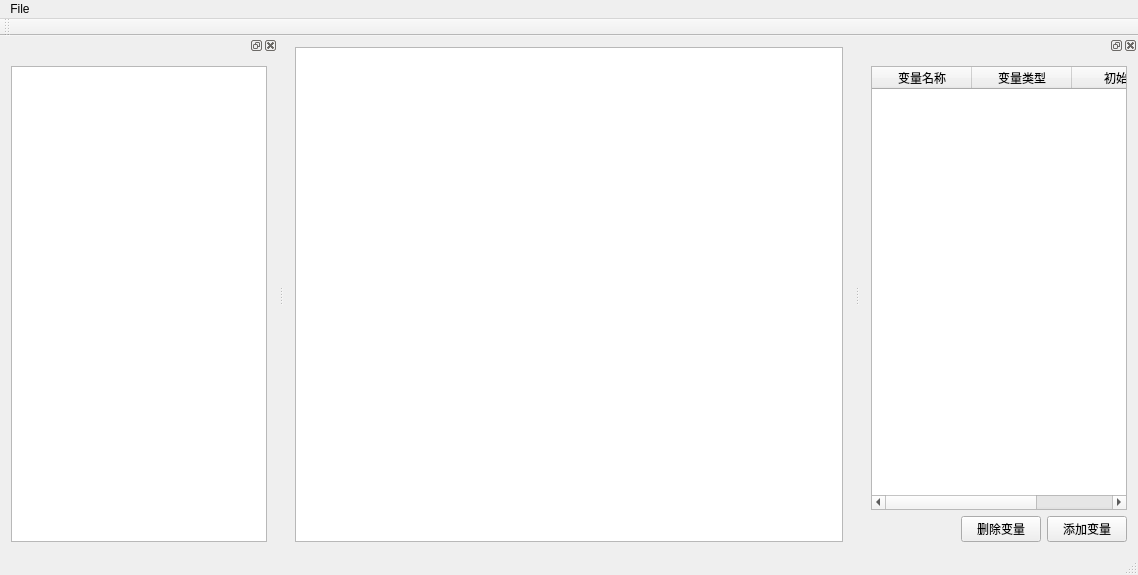
<?xml version="1.0" encoding="UTF-8"?>
<ui version="4.0">
 <class>MainWindow</class>
 <widget class="QMainWindow" name="MainWindow">
  <property name="geometry">
   <rect>
    <x>0</x>
    <y>0</y>
    <width>1138</width>
    <height>575</height>
   </rect>
  </property>
  <property name="windowTitle">
   <string>MainWindow</string>
  </property>
  <widget class="QWidget" name="centralWidget">
   <layout class="QHBoxLayout" name="horizontalLayout">
    <item>
     <widget class="QTreeView" name="eventTreeView">
      <property name="expandsOnDoubleClick">
       <bool>false</bool>
      </property>
      <attribute name="headerVisible">
       <bool>false</bool>
      </attribute>
     </widget>
    </item>
   </layout>
  </widget>
  <widget class="QMenuBar" name="menuBar">
   <property name="geometry">
    <rect>
     <x>0</x>
     <y>0</y>
     <width>1138</width>
     <height>23</height>
    </rect>
   </property>
   <widget class="QMenu" name="menuLevelEdit">
    <property name="title">
     <string>File</string>
    </property>
    <addaction name="actionSave"/>
    <addaction name="actionLua"/>
   </widget>
   <addaction name="menuLevelEdit"/>
  </widget>
  <widget class="QToolBar" name="mainToolBar">
   <attribute name="toolBarArea">
    <enum>TopToolBarArea</enum>
   </attribute>
   <attribute name="toolBarBreak">
    <bool>false</bool>
   </attribute>
  </widget>
  <widget class="QStatusBar" name="statusBar"/>
  <widget class="QDockWidget" name="propertiesWidget">
   <property name="baseSize">
    <size>
     <width>320</width>
     <height>0</height>
    </size>
   </property>
   <attribute name="dockWidgetArea">
    <number>2</number>
   </attribute>
   <widget class="QWidget" name="dockWidgetContents">
    <layout class="QVBoxLayout" name="verticalLayout">
     <item>
      <widget class="QTableWidget" name="tableWidget">
       <property name="baseSize">
        <size>
         <width>320</width>
         <height>0</height>
        </size>
       </property>
       <attribute name="horizontalHeaderVisible">
        <bool>true</bool>
       </attribute>
       <attribute name="verticalHeaderVisible">
        <bool>false</bool>
       </attribute>
       <column>
        <property name="text">
         <string>变量名称</string>
        </property>
       </column>
       <column>
        <property name="text">
         <string>变量类型</string>
        </property>
       </column>
       <column>
        <property name="text">
         <string>初始值</string>
        </property>
       </column>
      </widget>
     </item>
     <item>
      <layout class="QHBoxLayout" name="horizontalLayout_2">
       <item>
        <spacer name="horizontalSpacer">
         <property name="orientation">
          <enum>Qt::Horizontal</enum>
         </property>
         <property name="sizeHint" stdset="0">
          <size>
           <width>40</width>
           <height>20</height>
          </size>
         </property>
        </spacer>
       </item>
       <item>
        <widget class="QPushButton" name="btnDeleteVar">
         <property name="text">
          <string>删除变量</string>
         </property>
        </widget>
       </item>
       <item>
        <widget class="QPushButton" name="btnAddVar">
         <property name="text">
          <string>添加变量</string>
         </property>
        </widget>
       </item>
      </layout>
     </item>
    </layout>
   </widget>
  </widget>
  <widget class="QDockWidget" name="listWidget">
   <attribute name="dockWidgetArea">
    <number>1</number>
   </attribute>
   <widget class="QWidget" name="dockWidgetContents_2">
    <layout class="QVBoxLayout" name="verticalLayout_2">
     <item>
      <widget class="QListWidget" name="levelList"/>
     </item>
    </layout>
   </widget>
  </widget>
  <action name="actionOpen">
   <property name="text">
    <string>Open Json</string>
   </property>
  </action>
  <action name="actionSave">
   <property name="text">
    <string>保存当前关卡</string>
   </property>
  </action>
  <action name="actionLua">
   <property name="text">
    <string>生成Lua文件</string>
   </property>
  </action>
 </widget>
 <layoutdefault spacing="6" margin="11"/>
 <resources/>
 <connections/>
</ui>
